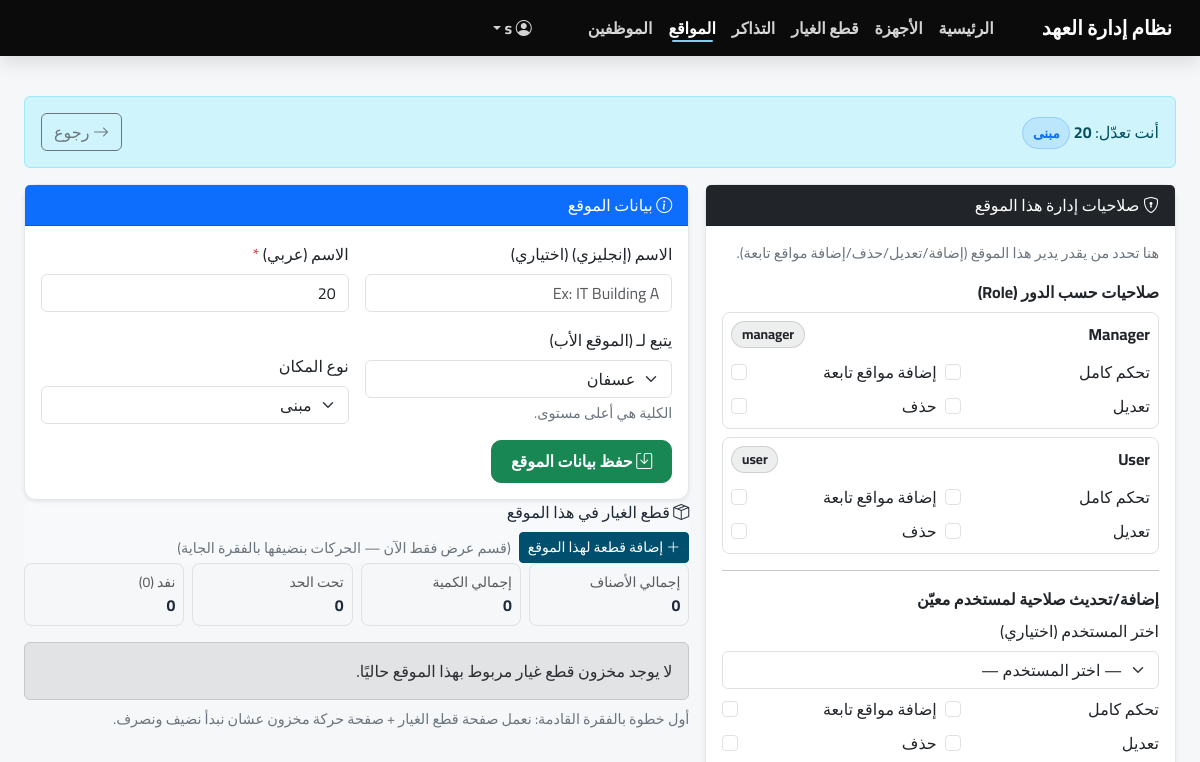
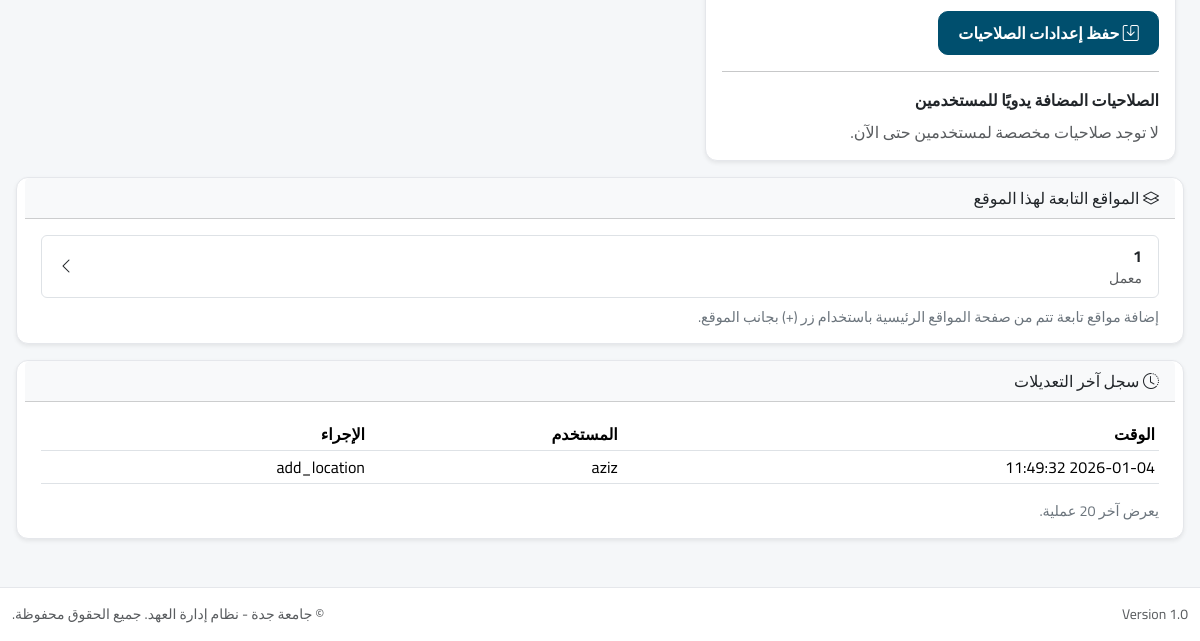
The app's page /index.php?page=locations/edit&id=35 (signed in), older data (2 pictures, top to bottom).
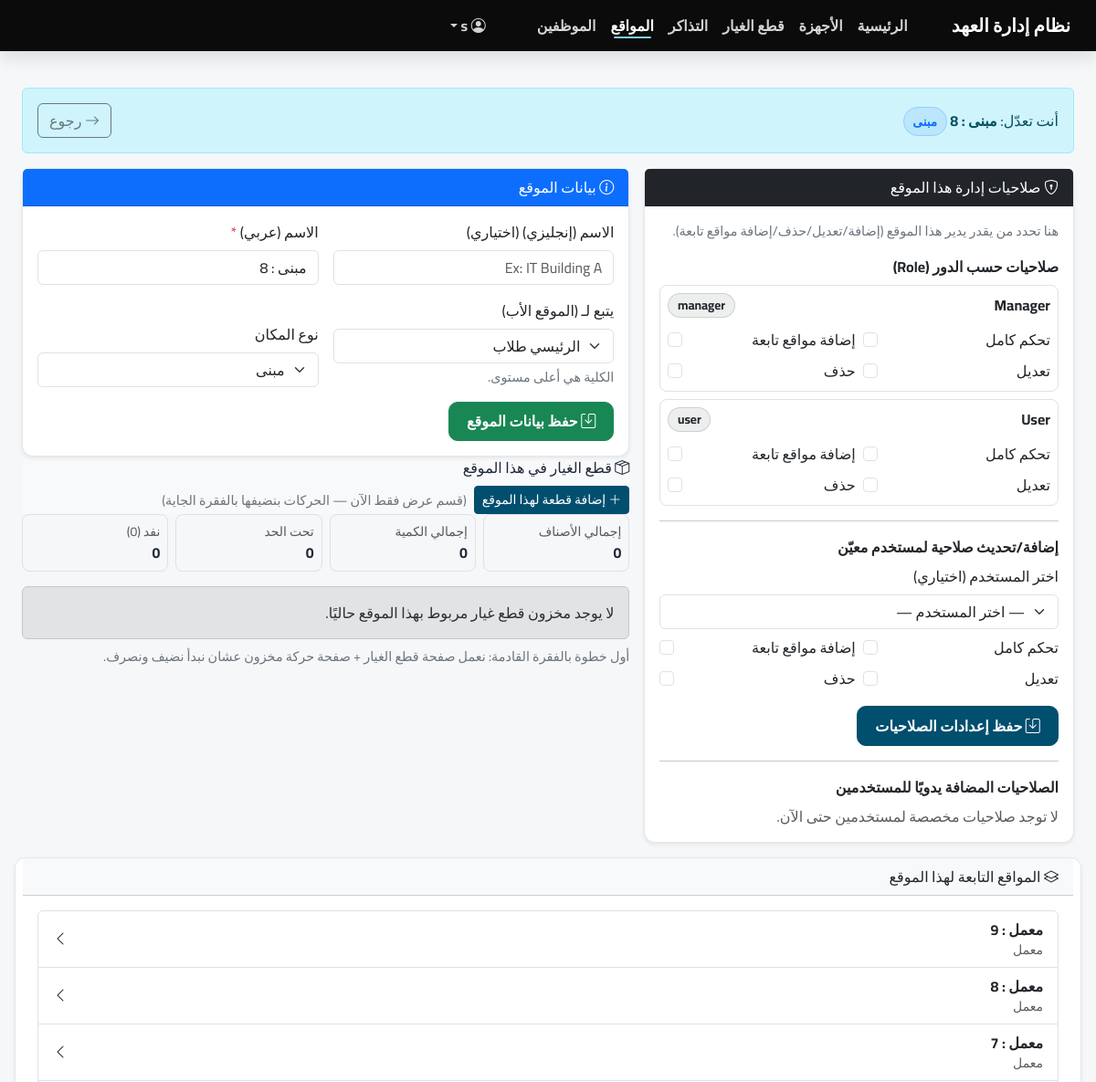
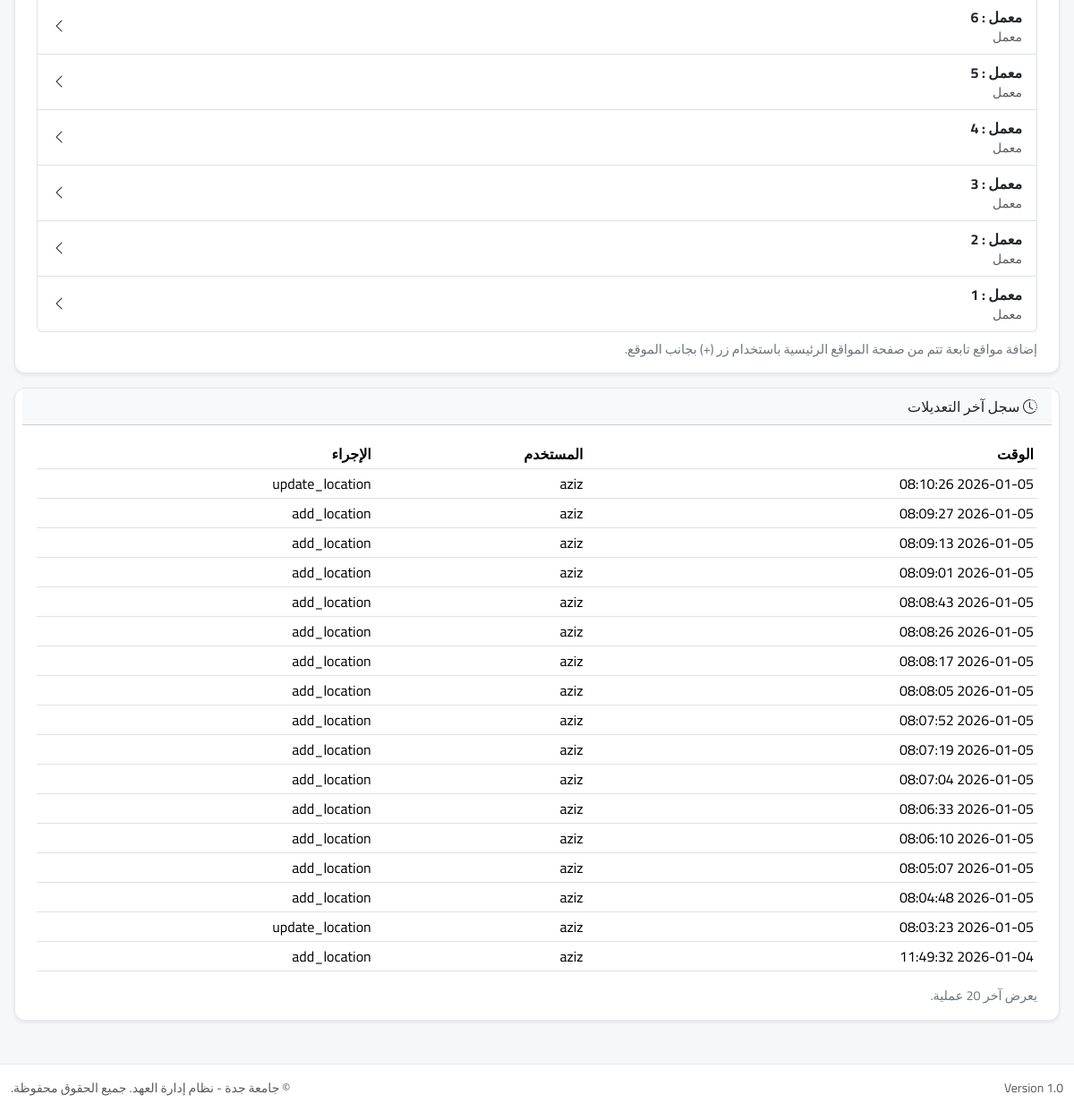
The same page, newer data (2 pictures, top to bottom).
### tables this page shows
CREATE TABLE `locations` (
  `id` int(11) NOT NULL,
  `name_ar` varchar(255) NOT NULL,
  `name_en` varchar(255) DEFAULT NULL,
  `type` varchar(50) NOT NULL DEFAULT 'Building',
  `parent_id` int(11) DEFAULT NULL,
  `created_at` datetime DEFAULT current_timestamp()
);

CREATE TABLE `locations_audit` (
  `id` int(11) NOT NULL,
  `location_id` int(11) NOT NULL,
  `user_id` int(11) DEFAULT NULL,
  `action` varchar(80) NOT NULL,
  `details` text DEFAULT NULL,
  `created_at` timestamp NOT NULL DEFAULT current_timestamp()
);

CREATE TABLE `users` (
  `id` int(11) NOT NULL,
  `username` varchar(50) NOT NULL,
  `email` varchar(100) NOT NULL,
  `password` varchar(255) NOT NULL,
  `role` enum('super_admin','manager','user') NOT NULL DEFAULT 'user',
  `created_at` datetime DEFAULT current_timestamp(),
  `job_title` varchar(100) DEFAULT NULL,
  `department` varchar(100) DEFAULT NULL,
  `phone` varchar(20) DEFAULT NULL,
  `avatar` varchar(255) DEFAULT 'default_avatar.png',
  `lang` varchar(5) DEFAULT 'ar',
  `dark_mode` tinyint(1) DEFAULT 0,
  `name` varchar(100) DEFAULT 'User',
  `manager_id` int(11) DEFAULT NULL
);

### app/views/locations/edit.php (the view, shortened to what the changed rows need)
<?php require APPROOT . '/views/inc/header.php'; ?>
<?php
  $typeLabels = [
    'College'     => 'كلية / فرع رئيسي',
    'Building'    => 'مبنى',
    'Department'  => 'قسم',
    'Lab'         => 'معمل',
    'Office'      => 'مكتب',
    'Other'       => 'أخرى',
  ];
  $rolePerms = $data['rolePerms'] ?? [];
  $getRole = function($role, $key) use ($rolePerms) {
    return !empty($rolePerms[$role][$key]) ? 1 : 0;
  };
  $userPerms = $data['userPerms'] ?? [];
  $children = $data['children'] ?? [];
  $audit = $data['audit'] ?? [];
  $spareSummary = $data['spareSummary'] ?? null;
  $spareStocks  = $data['spareStocks']  ?? [];
  $sp_items = (int)($spareSummary->items_count ?? 0);
  $sp_total = (int)($spareSummary->total_qty   ?? 0);
  $sp_low   = (int)($spareSummary->low_count   ?? 0);
  $sp_zero  = (int)($spareSummary->zero_count  ?? 0);
  $canManage = function_exists('canManageLocation') ? canManageLocation($data['id'], 'manage') : true;
?>
<div class="container-fluid wrap py-4">
  <div class="alert alert-info d-flex align-items-center justify-content-between flex-wrap gap-2">
    <div>
      أنت تعدّل: <strong><?= htmlspecialchars($data['name_ar'] ?? '') ?></strong>
      <span class="pill pill-primary ms-2"><?= htmlspecialchars($typeLabels[$data['type']] ?? ($data['type'] ?? '')) ?></span>
    </div>
    <a class="btn btn-outline-secondary" href="index.php?page=locations/index">
      <i class="bi bi-arrow-right"></i> رجوع
    </a>
  </div>
  <div class="row g-3">
    <div class="col-12 col-lg-5">
      <div class="card shadow-sm">
        <div class="card-header bg-dark text-white">
          <i class="bi bi-shield-lock"></i> صلاحيات إدارة هذا الموقع
        </div>
        <div class="card-body">
          <?php if (!$canManage): ?>
            <div class="alert alert-warning">
              ليس لديك صلاحية لإدارة صلاحيات هذا الموقع.
            </div>
          <?php else: ?>
            <div class="hint mb-3">
              هنا تحدد من يقدر يدير هذا الموقع (إضافة/تعديل/حذف/إضافة مواقع تابعة).
            </div>
            <form method="post" action="index.php?page=locations/edit&id=<?= (int)$data['id'] ?>">
              <div class="mb-3">
                <div class="fw-bold mb-2">صلاحيات حسب الدور (Role)</div>
                <?php
                  $rolesUI = [
                    'manager' => 'Manager',
                    'user'    => 'User',
                  ];
                  foreach ($rolesUI as $role => $label):
                ?>
                  <div class="border rounded-3 p-2 mb-2">
                    <div class="d-flex align-items-center justify-content-between flex-wrap gap-2">
                      <div class="fw-bold"><?= htmlspecialchars($label) ?></div>
                      <span class="pill pill-dark"><?= htmlspecialchars($role) ?></span>
                    </div>
                    <div class="row g-2 mt-1">
                      <div class="col-6">
                        <label class="form-check">
                          <input class="form-check-input" type="checkbox" name="role_<?= $role ?>_manage" <?= $getRole($role,'can_manage') ? 'checked' : '' ?>>
                          <span class="form-check-label">تحكم كامل</span>
                        </label>
                      </div>
                      <div class="col-6">
                        <label class="form-check">
                          <input class="form-check-input" type="checkbox" name="role_<?= $role ?>_add" <?= $getRole($role,'can_add_children') ? 'checked' : '' ?>>
                          <span class="form-check-label">إضافة مواقع تابعة</span>
                        </label>
                      </div>
                      <div class="col-6">
                        <label class="form-check">
                          <input class="form-check-input" type="checkbox" name="role_<?= $role ?>_edit" <?= $getRole($role,'can_edit') ? 'checked' : '' ?>>
                          <span class="form-check-label">تعديل</span>
                        </label>
                      </div>
                      <div class="col-6">
                        <label class="form-check">
                          <input class="form-check-input" type="checkbox" name="role_<?= $role ?>_delete" <?= $getRole($role,'can_delete') ? 'checked' : '' ?>>
                          <span class="form-check-label">حذف</span>
                        </label>
                      </div>
                    </div>
                  </div>
                <?php endforeach; ?>
              </div>
              <hr>
              <div class="mb-2 fw-bold">إضافة/تحديث صلاحية لمستخدم معيّن</div>
              <div class="row g-2 align-items-end">
                <div class="col-12">
                  <label class="form-label">اختر المستخدم (اختياري)</label>
                  <select class="form-select" name="target_user_id">
                    <option value="">— اختر المستخدم —</option>
                  </select>
                </div>
                <div class="col-6">
                  <label class="form-check">
                    <input class="form-check-input" type="checkbox" name="user_manage">
                    <span class="form-check-label">تحكم كامل</span>
                  </label>
                </div>
                <div class="col-6">
                  <label class="form-check">
                    <input class="form-check-input" type="checkbox" name="user_add">
                    <span class="form-check-label">إضافة مواقع تابعة</span>
                  </label>
                </div>
                <div class="col-6">
                  <label class="form-check">
                    <input class="form-check-input" type="checkbox" name="user_edit">
                    <span class="form-check-label">تعديل</span>
                  </label>
                </div>
                <div class="col-6">
                  <label class="form-check">
                    <input class="form-check-input" type="checkbox" name="user_delete">
                    <span class="form-check-label">حذف</span>
                  </label>
                </div>
              </div>
              <div class="mt-3">
                <button class="btn btn-primary btn-save" type="submit">
                  <i class="bi bi-save"></i> حفظ إعدادات الصلاحيات
                </button>
              </div>
              <hr class="my-3">
              <div class="fw-bold mb-2">الصلاحيات المضافة يدويًا للمستخدمين</div>
              <?php if (empty($userPerms)): ?>
                <div class="text-muted">لا توجد صلاحيات مخصصة لمستخدمين حتى الآن.</div>
              <?php endif; ?>
            </form>
          <?php endif; ?>
        </div>
      </div>
    </div>
    <div class="col-12 col-lg-7">
      <div class="card shadow-sm">
        <div class="card-header bg-primary text-white">
          <i class="bi bi-info-circle"></i> بيانات الموقع
        </div>
        <div class="card-body">
          <form method="post" action="index.php?page=locations/edit&id=<?= (int)$data['id'] ?>">
            <div class="row g-3 align-items-end form-row-rtl">
              <div class="col-12 col-lg-6">
                <label class="form-label">الاسم (عربي) <span class="text-danger">*</span></label>
                <input class="form-control" name="name_ar" value="<?= htmlspecialchars($data['name_ar'] ?? '') ?>" required>
              </div>
              <div class="col-12 col-lg-6">
                <label class="form-label">الاسم (إنجليزي) (اختياري)</label>
                <input class="form-control" name="name_en" value="<?= htmlspecialchars($data['name_en'] ?? '') ?>" placeholder="Ex: IT Building A">
              </div>
              <div class="col-12 col-lg-6">
                <label class="form-label">نوع المكان</label>
                <select class="form-select" name="type">
                  <?php foreach ($typeLabels as $val => $label): ?>
                    <option value="<?= htmlspecialchars($val) ?>" <?= (($data['type'] ?? '') === $val) ? 'selected' : '' ?>>
                      <?= htmlspecialchars($label) ?>
                    </option>
                  <?php endforeach; ?>
                </select>
              </div>
              <div class="col-12 col-lg-6">
                <label class="form-label">يتبع لـ (الموقع الأب)</label>
                <select class="form-select" name="parent_id">
                  <?php foreach (($data['locations'] ?? []) as $l): ?>
                    <?php if ((int)$l->id === (int)$data['id']) continue; ?>
                    <option value="<?= (int)$l->id ?>" <?= ((string)($data['parent_id'] ?? '') === (string)$l->id) ? 'selected' : '' ?>>
                      <?= htmlspecialchars($l->name_ar ?? ('موقع#'.$l->id)) ?>
                    </option>
                  <?php endforeach; ?>
                </select>
                <div class="hint mt-1">الكلية هي أعلى مستوى.</div>
              </div>
            </div>
            <div class="mt-3">
              <button class="btn btn-success btn-save" type="submit">
                <i class="bi bi-save"></i> حفظ بيانات الموقع
              </button>
            </div>
          </form>
        </div>
      </div>
        <div class="card-header bg-light d-flex align-items-center justify-content-between flex-wrap gap-2">
  <div>
    <i class="bi bi-box-seam"></i> قطع الغيار في هذا الموقع
  </div>
  <div class="d-flex align-items-center gap-2 flex-wrap">
    <a class="btn btn-sm btn-primary"
       href="index.php?page=spareparts/add&location_id=<?= (int)$data['id'] ?>">
      <i class="bi bi-plus-lg"></i> إضافة قطعة لهذا الموقع
    </a>
    <div class="hint">
      (قسم عرض فقط الآن — الحركات بنضيفها بالفقرة الجاية)
    </div>
  </div>
</div>
        <div class="card-body">
          <div class="row g-2 mb-3">
            <div class="col-6 col-lg-3">
              <div class="border rounded-3 p-2">
                <div class="text-muted small">إجمالي الأصناف</div>
                <div class="fw-bold" dir="ltr"><?= $sp_items ?></div>
              </div>
            </div>
            <div class="col-6 col-lg-3">
              <div class="border rounded-3 p-2">
                <div class="text-muted small">إجمالي الكمية</div>
                <div class="fw-bold" dir="ltr"><?= $sp_total ?></div>
              </div>
            </div>
            <div class="col-6 col-lg-3">
              <div class="border rounded-3 p-2">
                <div class="text-muted small">تحت الحد</div>
                <div class="fw-bold" dir="ltr"><?= $sp_low ?></div>
              </div>
            </div>
            <div class="col-6 col-lg-3">
              <div class="border rounded-3 p-2">
                <div class="text-muted small">نفد (0)</div>
                <div class="fw-bold" dir="ltr"><?= $sp_zero ?></div>
              </div>
            </div>
          </div>
          <?php if (empty($spareStocks)): ?>
            <div class="alert alert-secondary mb-0">
              لا يوجد مخزون قطع غيار مربوط بهذا الموقع حاليًا.
            </div>
            <div class="hint mt-2">
              أول خطوة بالفقرة القادمة: نعمل صفحة قطع الغيار + صفحة حركة مخزون عشان نبدأ نضيف ونصرف.
            </div>
          <?php endif; ?>
        </div>
      </div>
      <div class="card shadow-sm mt-3">
        <div class="card-header bg-light">
          <i class="bi bi-layers"></i> المواقع التابعة لهذا الموقع
        </div>
        <div class="card-body">
          <?php if (empty($children)): ?>
            <div class="text-muted">لا توجد مواقع تابعة لهذا الموقع حاليًا.</div>
          <?php else: ?>
            <div class="list-group">
              <?php foreach ($children as $c): ?>
                <a class="list-group-item list-group-item-action d-flex justify-content-between align-items-center"
                   href="index.php?page=locations/edit&id=<?= (int)$c->id ?>">
                  <div>
                    <div class="fw-bold"><?= htmlspecialchars($c->name_ar ?? '') ?></div>
                    <div class="text-muted small"><?= htmlspecialchars($typeLabels[$c->type] ?? $c->type) ?></div>
                  </div>
                  <i class="bi bi-chevron-left"></i>
                </a>
              <?php endforeach; ?>
            </div>
          <?php endif; ?>
          <div class="hint mt-2">إضافة مواقع تابعة تتم من صفحة المواقع الرئيسية باستخدام زر (+) بجانب الموقع.</div>
        </div>
      </div>
      <div class="card shadow-sm mt-3">
        <div class="card-header bg-light">
          <i class="bi bi-clock-history"></i> سجل آخر التعديلات
        </div>
        <div class="card-body">
          <?php if (empty($audit)): ?>
            <div class="text-muted">لا يوجد سجل تعديلات حتى الآن.</div>
          <?php else: ?>
            <div class="table-responsive">
              <table class="table table-sm">
                <thead>
                  <tr>
                    <th>الوقت</th>
                    <th>المستخدم</th>
                    <th>الإجراء</th>
                  </tr>
                </thead>
                <tbody>
                  <?php foreach ($audit as $a): ?>
                    <?php
                      $who = $a->name ?? $a->user_name ?? $a->username ?? $a->user_username ?? '—';
                    ?>
                    <tr>
                      <td><?= htmlspecialchars($a->created_at ?? '') ?></td>
                      <td><?= htmlspecialchars($who) ?></td>
                      <td><?= htmlspecialchars($a->action ?? '') ?></td>
                    </tr>
                  <?php endforeach; ?>
                </tbody>
              </table>
            </div>
          <?php endif; ?>
          <div class="hint">يعرض آخر 20 عملية.</div>
        </div>
      </div>
    </div>
  </div>
<?php require APPROOT . '/views/inc/footer.php'; ?>

Row changes from the older to the newer data that the page shows:
changed locations "مبنى": name_ar "20" → "مبنى : 8"; parent_id "عسفان" → "الرئيسي طلاب"
added locations: name_ar "معمل : 9", type "معمل"
added locations: name_ar "معمل : 8", type "معمل"
added locations: name_ar "معمل : 7", type "معمل"
added locations: name_ar "معمل : 6", type "معمل"
added locations: name_ar "معمل : 5", type "معمل"
added locations: name_ar "معمل : 4", type "معمل"
added locations: name_ar "معمل : 3", type "معمل"
added locations: name_ar "معمل : 2", type "معمل"
changed locations: name_ar "1" → "معمل : 1"
added locations_audit: created_at "2026-01-05 08:10:26", user.name "aziz", action "update_location"
added locations_audit: created_at "2026-01-05 08:09:27", user.name "aziz", action "add_location"
added locations_audit: created_at "2026-01-05 08:09:13", user.name "aziz", action "add_location"
added locations_audit: created_at "2026-01-05 08:09:01", user.name "aziz", action "add_location"
added locations_audit: created_at "2026-01-05 08:08:43", user.name "aziz", action "add_location"
added locations_audit: created_at "2026-01-05 08:08:26", user.name "aziz", action "add_location"
added locations_audit: created_at "2026-01-05 08:08:17", user.name "aziz", action "add_location"
added locations_audit: created_at "2026-01-05 08:08:05", user.name "aziz", action "add_location"
added locations_audit: created_at "2026-01-05 08:07:52", user.name "aziz", action "add_location"
added locations_audit: created_at "2026-01-05 08:07:19", user.name "aziz", action "add_location"
added locations_audit: created_at "2026-01-05 08:07:04", user.name "aziz", action "add_location"
added locations_audit: created_at "2026-01-05 08:06:33", user.name "aziz", action "add_location"
added locations_audit: created_at "2026-01-05 08:06:10", user.name "aziz", action "add_location"
added locations_audit: created_at "2026-01-05 08:05:07", user.name "aziz", action "add_location"
added locations_audit: created_at "2026-01-05 08:04:48", user.name "aziz", action "add_location"
added locations_audit: created_at "2026-01-05 08:03:23", user.name "aziz", action "update_location"
